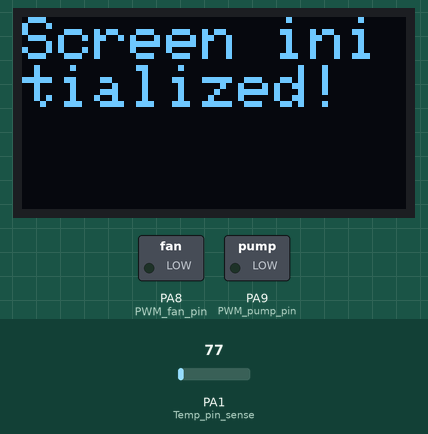
This sketch was run on a simulated STM32 Blue Pill. Parts: 128×64 one-colour display, switched loads named in the sketch (green lamp = pin HIGH). The inputs (shaded band) are chosen by the test bench; at power-on: PA1 (Temp_pin_sense) = 77 (analog values on the 0–1023 scale). Pins used as bus, display or sensor lines are not drawn.

Above: at 0.1 s.
At 0.7 s:
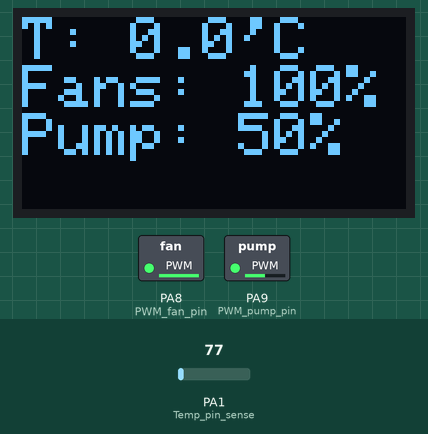
Timing chart, 0 to 2.2 s (numbered marks = the images above):
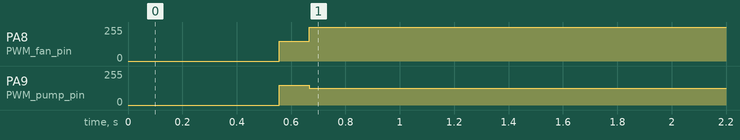

The sketch:

FanControl_V4.ino
```cpp
#include <Wire.h>
#include <Adafruit_GFX.h>
#include <Adafruit_SSD1306.h>

#define I2C_ADDRESS 0x3C
#define SCREEN_WIDTH 128 // OLED display width, in pixels
#define SCREEN_HEIGHT 64 // OLED display height, in pixels
#define OLED_RESET     4 // Reset pin # (or -1 if sharing Arduino reset pin)
Adafruit_SSD1306 _display(SCREEN_WIDTH, SCREEN_HEIGHT, &Wire, OLED_RESET);

#define PWM_fan_pin  PA8
#define PWM_pump_pin  PA9
//#define PWM_extra_pin  PA10
#define Temp_pin_sense  PA1
#define Temp_pin_Vcc  PA2

int value_ADC_temp;
float R_ADC_temp;
float temp_lookup [71] = {27.743, 26.533, 25.385, 24.296, 23.262, 22.279, 21.346, 20.459, 19.615, 18.811, 18.047, 17.318, 16.624, 15.962, 15.331, 14.729, 14.154, 13.605, 13.081, 12.580, 12.101, 11.643, 11.205, 10.786, 10.384, 10.000, 9.639, 9.291, 8.955, 8.630, 8.318, 8.017, 7.728, 7.450, 7.183, 6.927, 6.682, 6.446, 6.221, 6.004, 5.797, 5.598, 5.407, 5.224, 5.049, 4.881, 4.720, 4.565, 4.416, 4.273, 4.136, 4.004, 3.876, 3.754, 3.636, 3.522, 3.413, 3.307, 3.205, 3.106, 3.010, 2.916, 2.826, 2.739, 2.656, 2.576, 2.499, 2.426, 2.359, 2.286, 2.220};  //R_tempsensor in kOhm, for 0-70°C
float R1 = 9.88; //Resistor for the Voltage Divider: 9,88kOhm
float temp;
int i;

byte PWM_fan;
byte PWM_pump;

byte PWM_max_fan = 100;
byte PWM_min_fan = 40;
byte temp_max_fan = 50;
byte temp_min_fan = 30;

byte PWM_max_pump = 50;
byte PWM_min_pump = 20;
byte temp_max_pump = 50;
byte temp_min_pump = 30;


void setup() {
  // Serieller Monitor Init
  //Serial.begin(115200);//(9600);
  // Startet OLED Display
  if (!_display.begin(SSD1306_SWITCHCAPVCC, 0x3C)) { // Address 0x3C for 128x64
    //Serial.println(F("SSD1306 allocation failed"));
    for (;;); // Don't proceed, loop forever
  }
  // Display Initialisierung
  _display.clearDisplay();
  _display.setRotation(2); //Rotate Screen 180°
  _display.setTextSize(2); //Bigger Text Size for Visibility
  _display.setTextColor(WHITE, BLACK);
  _display.setCursor(0, 0);
  _display.println("Screen initialized!");
  _display.display();
  delay(500);
  _display.clearDisplay();


  // Fan Setup
  pinMode(PWM_fan_pin, OUTPUT_OPEN_DRAIN);
  pinMode(PWM_pump_pin, OUTPUT_OPEN_DRAIN);
  //pinMode(PWM_extra_pin, OUTPUT_OPEN_DRAIN);
  analogWriteFrequency(25000);    //25 kHZ PWM-Frequency
  analogWrite(PWM_fan_pin, 150);  //58,8% Start Value
  analogWrite(PWM_pump_pin, 150); //58,8%
  //analogWrite(PWM_extra_pin, 150); //58,8%

  // ADC Setup
  pinMode(Temp_pin_sense, INPUT_ANALOG);
  analogReadResolution(12);
  pinMode(Temp_pin_Vcc, OUTPUT);
  digitalWrite(Temp_pin_Vcc, HIGH); // Pin 1 for Tempsensor High => Voltage Supply for Voltage Divider
}

void loop() {
  for (i=1; i<=1000; i++){
    value_ADC_temp = analogRead(Temp_pin_sense);
    R_ADC_temp = R_ADC_temp + R1 * (4095/float(value_ADC_temp) - 1);
  }
  R_ADC_temp = R_ADC_temp / 1000;  // 1000 Reads for Smoothing


  for (i=0; i<70; i++){
    if ((R_ADC_temp <= temp_lookup[i]) && (R_ADC_temp >= temp_lookup[i+1]) ){
      temp = float(i) + (R_ADC_temp - temp_lookup[i]) / (temp_lookup[i+1] - temp_lookup[i]); //Reading Temperature from Lookup Table and linear Interpolation between the Points
      break; //Ending Loop after Temperature is found
    }
  }

  PWM_fan = ((PWM_max_fan - PWM_min_fan)/(temp_max_fan - temp_min_fan))*(temp - temp_min_fan) + PWM_min_fan; //Calculation PWM-Signal Fan
  PWM_fan = constrain(PWM_fan, PWM_min_fan, PWM_max_fan); //Constraining Signal between min and max
  analogWrite(PWM_fan_pin, PWM_fan * 2.55); //Setting PWM-Signal and converting from percent -> 8Bit (100->255)

  PWM_pump = ((PWM_max_pump - PWM_min_pump)/(temp_max_pump - temp_min_pump))*(temp - temp_min_pump) + PWM_min_pump; //Calculation PWM-Signal Pump
  PWM_pump = constrain(PWM_pump, PWM_min_pump, PWM_max_pump); //Constraining Signal between min and max
  analogWrite(PWM_pump_pin, PWM_pump * 2.55); //Setting PWM-Signal and converting from percent -> 8Bit (100->255)

  // Display Refresh and Output
  _display.clearDisplay();
  _display.setCursor(0, 0);
  _display.print("T: ");
  _display.print(temp, 1);
  _display.println("'C");
  _display.print("Fans: ");
  _display.print(PWM_fan);
  _display.println("%");
  _display.print("Pump: ");
  _display.print(PWM_pump);
  _display.println("%");
  _display.display();

}
```

Measured:
- by itself, PA8 (PWM_fan_pin): 150/255 → 254/255 at 0.67 s
- by itself, PA9 (PWM_pump_pin): 150/255 → 127/255 at 0.67 s
